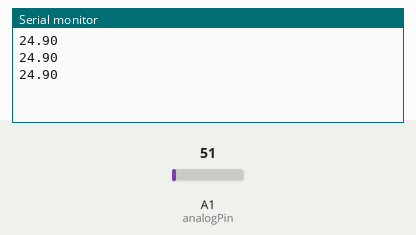
Recording of a sketch running on a simulated Arduino Uno, built with avr-gcc and run on an emulated ATmega328P. On the bench: the last lines printed to the serial monitor. The test bench sets the inputs (shaded band); at power-on: A1 (analogPin) = 51.

Above: at 1.3 s.
1.4 s: A1 (analogPin) set to 61
At 1.9 s:
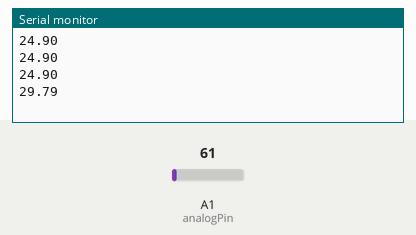
2.9 s: A1 (analogPin) set to 71
At 3.4 s:
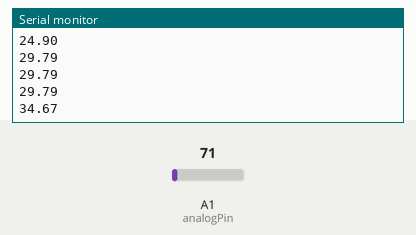
Timing chart, 0 to 5.9 s (numbered marks = the images above; inputs shaded):
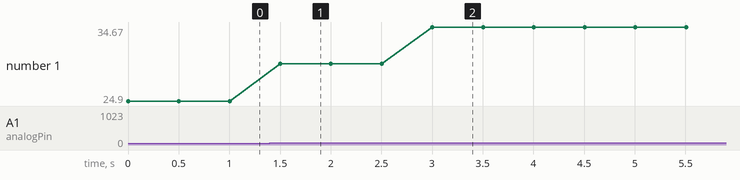

Measured:
- after the input at 1.4 s, the serial monitor: prints a new line after 0.10 s (image 1)
- after the input at 2.9 s, the serial monitor: prints a new line after 0.10 s (image 2)
- plotted number 1: 24.9 → 29.79 after the input at 1.4 s, 29.79 → 34.67 after the input at 2.9 s

The sketch:

toma_Datos.ino
```cpp
float temp; // Variable para calcular la temperatura
int analogPin = A1; // pin analgico para hacer la lectura del sensor
int contador = 0; // contador para realizar el escalon y encender la bombilla


void setup() {
  // put your setup code here, to run once:
  Serial.begin(115200); // Iniciar el puerto serial
}

void loop() {
  // put your main code here, to run repeatedly:
  while(!Serial){} // Bucle infinito hasta que se abra el puerto serial para observar datos

  //En este if se enciende la bombilla cuando han pasado 10 segundos de iniciar el programa
  if(contador >= 20){
    digitalWrite(6,1);
  }

  // Se realiza la lectura de tempertatura. El sensot LM35 retorna diferencias de tension 10mV por cada grado centigrado de variacion
  temp = (analogRead(analogPin)*500.0) / 1024;

  //mostramos la temperatura por el puerto serial para captar los datos
  Serial.println(temp);
  contador = contador + 1;

  //retardo de 0.5 segundos para reiniar el loop y tome un nuevo dato.
  delay(500);
}
```
